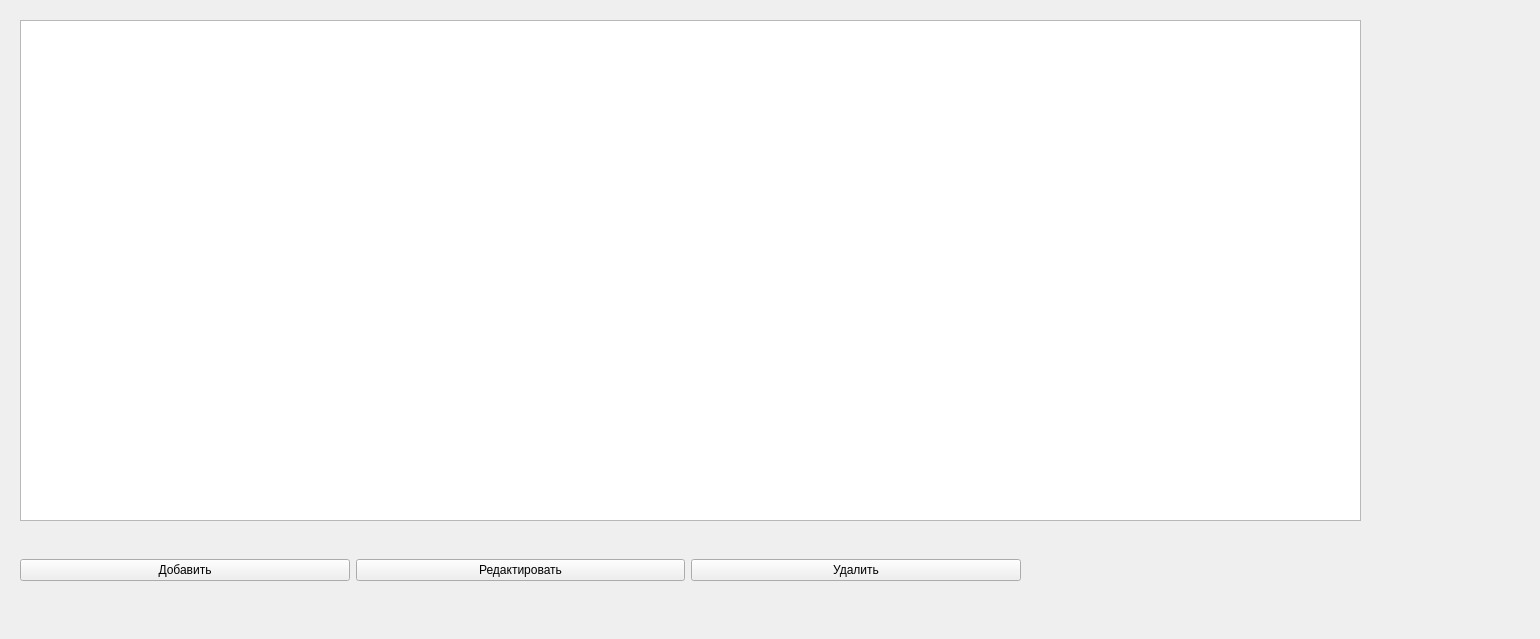
<?xml version="1.0" encoding="UTF-8"?>
<ui version="4.0">
 <class>MainWindow</class>
 <widget class="QMainWindow" name="MainWindow">
  <property name="geometry">
   <rect>
    <x>0</x>
    <y>0</y>
    <width>1540</width>
    <height>639</height>
   </rect>
  </property>
  <property name="windowTitle">
   <string>MainWindow</string>
  </property>
  <widget class="QWidget" name="centralwidget">
   <widget class="QTableWidget" name="tableWidget">
    <property name="geometry">
     <rect>
      <x>20</x>
      <y>20</y>
      <width>1341</width>
      <height>501</height>
     </rect>
    </property>
   </widget>
   <widget class="QWidget" name="horizontalLayoutWidget">
    <property name="geometry">
     <rect>
      <x>20</x>
      <y>530</y>
      <width>1001</width>
      <height>81</height>
     </rect>
    </property>
    <layout class="QHBoxLayout" name="horizontalLayout">
     <item>
      <widget class="QPushButton" name="addNote">
       <property name="sizePolicy">
        <sizepolicy hsizetype="Minimum" vsizetype="Maximum">
         <horstretch>0</horstretch>
         <verstretch>0</verstretch>
        </sizepolicy>
       </property>
       <property name="text">
        <string>Добавить</string>
       </property>
      </widget>
     </item>
     <item>
      <widget class="QPushButton" name="editNote">
       <property name="text">
        <string>Редактировать</string>
       </property>
      </widget>
     </item>
     <item>
      <widget class="QPushButton" name="deleteNote">
       <property name="enabled">
        <bool>true</bool>
       </property>
       <property name="text">
        <string>Удалить</string>
       </property>
      </widget>
     </item>
    </layout>
   </widget>
  </widget>
  <widget class="QMenuBar" name="menubar">
   <property name="geometry">
    <rect>
     <x>0</x>
     <y>0</y>
     <width>1540</width>
     <height>26</height>
    </rect>
   </property>
  </widget>
 </widget>
 <resources/>
 <connections/>
</ui>
